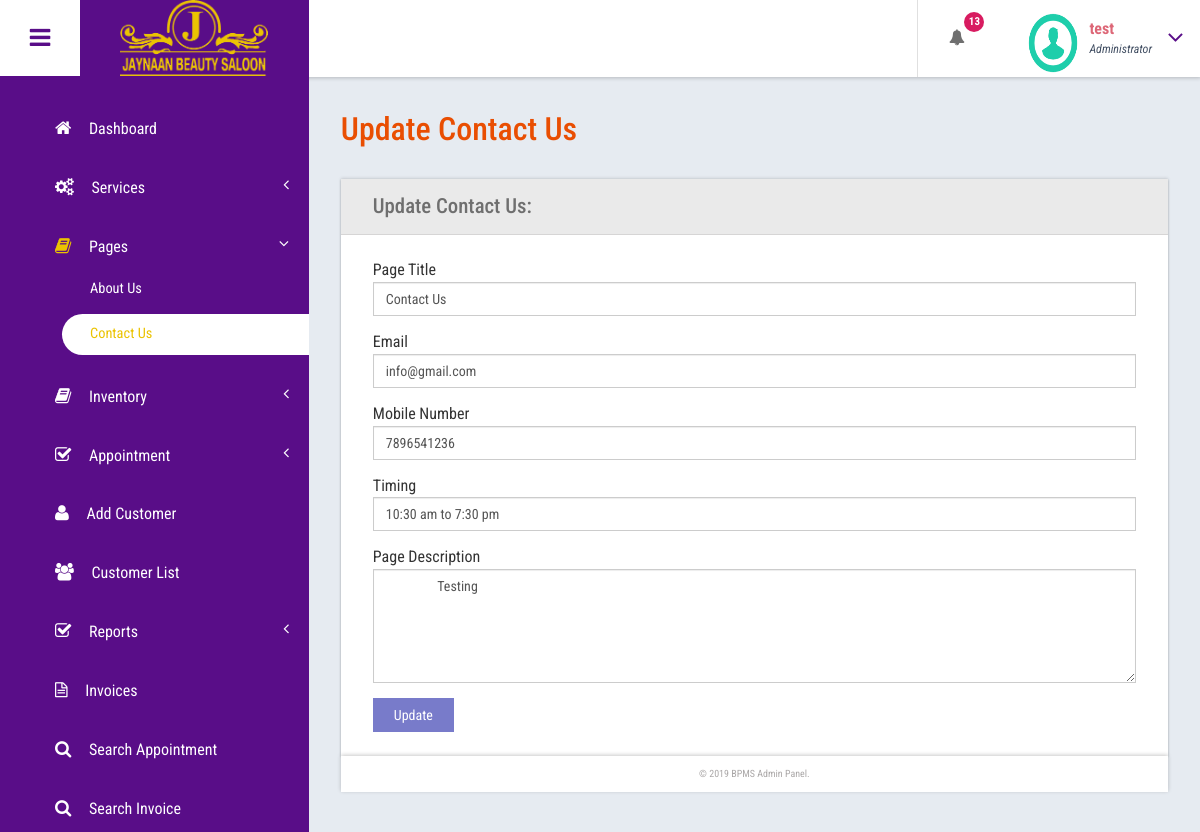
Screenshot of /salon.opencapto.io/admin/contact-us.php (signed in) with the database file from the repository.
### tables this page shows
CREATE TABLE `tblpage` (
  `ID` int(10) NOT NULL,
  `PageType` varchar(200) DEFAULT NULL,
  `PageTitle` mediumtext,
  `PageDescription` mediumtext,
  `Email` varchar(200) DEFAULT NULL,
  `MobileNumber` bigint(10) DEFAULT NULL,
  `UpdationDate` date DEFAULT NULL,
  `Timing` varchar(200) NOT NULL
);

### salon.opencapto.io/admin/contact-us.php (the view, shortened to what this page needs)
<?php
include('includes/dbconnection.php');
if (strlen($_SESSION['bpmsaid']==0)) {
  header('location:logout.php');
  } else{
  ?>
<!DOCTYPE HTML>
<html>
<head>
<link href="css/bootstrap.css" rel='stylesheet' type='text/css' />
<link href="css/style.css" rel='stylesheet' type='text/css' />
<link href="css/font-awesome.css" rel="stylesheet">
<link href="css/animate.css" rel="stylesheet" type="text/css" media="all">
<link href="css/custom.css" rel="stylesheet">
</head>
<body class="cbp-spmenu-push">
	<div class="main-content">
		 <?php include_once('includes/sidebar.php');?>
	 <?php include_once('includes/header.php');?>
		<div id="page-wrapper">
			<div class="main-page">
				<div class="forms">
					<h3 class="title1">Update Contact Us</h3>
					<div class="form-grids row widget-shadow" data-example-id="basic-forms">
						<div class="form-title">
							<h4>Update Contact Us:</h4>
						</div>
						<div class="form-body">
							<form method="post">
  <?php
$ret=mysqli_query($con,"select * from  tblpage where PageType='contactus'");
while ($row=mysqli_fetch_array($ret)) {
?>
							 <div class="form-group"> <label for="exampleInputEmail1">Page Title</label> <input type="text" class="form-control" name="pagetitle" id="pagetitle" value="<?php  echo $row['PageTitle'];?>" required="true"> </div><div class="form-group"> <label for="exampleInputEmail1">Email</label> <input type="text" class="form-control" name="email" id="email" value="<?php  echo $row['Email'];?>" required="true"> </div><div class="form-group"> <label for="exampleInputEmail1">Mobile Number</label> <input type="text" class="form-control" name="mobnumber" id="mobnumber" value="<?php  echo $row['MobileNumber'];?>" required="true"> </div><div class="form-group"> <label for="exampleInputEmail1">Timing</label> <input type="text" class="form-control" name="timing" id="timing" value="<?php  echo $row['Timing'];?>" required="true"> </div> <div class="form-group"> <label for="exampleInputPassword1">Page Description</label> <textarea name="pagedes" id="pagedes" rows="5" class="form-control">
        <?php  echo $row['PageDescription'];?></textarea> </div>
							 <?php } ?>
							  <button type="submit" name="submit" class="btn btn-default">Update</button> </form>
						</div>
					</div>
			</div>
		</div>
		 <?php include_once('includes/footer.php');?>
	</div>
</body>
</html>
<?php } ?>

### salon.opencapto.io/admin/includes/header.php (shortened to what this page needs)
<div class="sticky-header header-section ">
      <div class="header-left">
        <button id="showLeftPush"><i class="fa fa-bars"></i></button>
        <div class="logo">
          <a href="index.html">
         <img src="../images/Logo.png" alt="">
          </a>
        </div>
      </div>
      <div class="header-right">
        <div class="profile_details_left">
          <ul class="nofitications-dropdown">
            <?php
$ret1=mysqli_query($con,"select ID,Name from  tblappointment where Status=0");
$num=mysqli_num_rows($ret1);
?>
            <li class="dropdown head-dpdn">
              <a href="#" class="dropdown-toggle" data-toggle="dropdown" aria-expanded="false"><i class="fa fa-bell"></i><span class="badge blue"><?php echo $num;?></span></a>
            </li>
          </ul>
          <div class="clearfix"> </div>
        </div>
        <div class="profile_details">
        <?php
$adid=$_SESSION['bpmsaid'];
$ret=mysqli_query($con,"select AdminName from tbladmin where ID='$adid'");
$row=mysqli_fetch_array($ret);
$name=$row['AdminName'];
?>
          <ul>
            <li class="dropdown profile_details_drop">
              <a href="#" class="dropdown-toggle" data-toggle="dropdown" aria-expanded="false">
                <div class="profile_img">
                  <span class="prfil-img"><img src="images/download (1).png" alt="" width="50" height="60"> </span>
                  <div class="user-name">
                    <p><?php echo $name; ?></p>
                    <span>Administrator</span>
                  </div>
                  <i class="fa fa-angle-down lnr"></i>
                  <div class="clearfix"></div>
                </div>
              </a>
            </li>
          </ul>
        </div>
      </div>
      <div class="clearfix"> </div>
    </div>

### salon.opencapto.io/admin/css/custom.css (style rules this page uses)
#page-wrapper { padding:7em 2em 2.5em; background-color: #E6EBF1; }

### rows the page displays
tblpage: pagetitle "Contact Us", email "info@gmail.com", mobnumber "7896541236", timing "10:30 am to 7:30 pm", pagedes "Testing"

### other values shown
$num "13"
$name "test"
